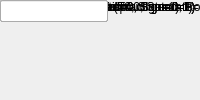
<?xml version="1.0" encoding="UTF-8"?>
<ui version="4.0">
 <class>MainWindow</class>
 <widget class="QMainWindow" name="MainWindow">
  <property name="windowTitle"><string>Bus Add/Sub</string></property>
  <widget class="QWidget" name="centralwidget">
   <!-- NOTE: this is a simplified structural mirror of the generated
        <module>_ui.py, not a full round-trip Designer file. Regenerate
        both from the same spec if you need to edit layout by hand. -->
       <widget class="QLabel" name="label_opmode">
     <property name="text"><string>mode (Addition=0, Subtraction=1)</string></property>
    </widget>
       <widget class="QLineEdit" name="opmode"/>
       <widget class="QLabel" name="label_n_bits_a">
     <property name="text"><string>a input bit widths</string></property>
    </widget>
       <widget class="QLineEdit" name="n_bits_a"/>
       <widget class="QLabel" name="label_bin_pt_a">
     <property name="text"><string>a input binary points</string></property>
    </widget>
       <widget class="QLineEdit" name="bin_pt_a"/>
       <widget class="QLabel" name="label_type_a">
     <property name="text"><string>a input type (Unsigned=0, Signed=1)</string></property>
    </widget>
       <widget class="QLineEdit" name="type_a"/>
       <widget class="QLabel" name="label_n_bits_b">
     <property name="text"><string>b input bit widths</string></property>
    </widget>
       <widget class="QLineEdit" name="n_bits_b"/>
       <widget class="QLabel" name="label_bin_pt_b">
     <property name="text"><string>b input binary points</string></property>
    </widget>
       <widget class="QLineEdit" name="bin_pt_b"/>
       <widget class="QLabel" name="label_type_b">
     <property name="text"><string>b input type (Unsigned=0, Signed=1)</string></property>
    </widget>
       <widget class="QLineEdit" name="type_b"/>
       <widget class="QLabel" name="label_cmplx">
     <property name="text"><string>complex</string></property>
    </widget>
       <widget class="QCheckBox" name="cmplx"/>
       <widget class="QLabel" name="label_misc">
     <property name="text"><string>misc support</string></property>
    </widget>
       <widget class="QCheckBox" name="misc"/>
       <widget class="QLabel" name="label_async_op">
     <property name="text"><string>asynchronous operation</string></property>
    </widget>
       <widget class="QCheckBox" name="async_op"/>
       <widget class="QLabel" name="label_floating_point">
     <property name="text"><string>floating point</string></property>
    </widget>
       <widget class="QCheckBox" name="floating_point"/>
       <widget class="QLabel" name="label_float_type">
     <property name="text"><string>float_type</string></property>
    </widget>
       <widget class="QComboBox" name="float_type">
     <item><property name="text"><string>single</string></property></item>
     <item><property name="text"><string>custom</string></property></item>
    </widget>
       <widget class="QLabel" name="label_exp_width">
     <property name="text"><string>exponent width</string></property>
    </widget>
       <widget class="QLineEdit" name="exp_width"/>
       <widget class="QLabel" name="label_frac_width">
     <property name="text"><string>fraction width</string></property>
    </widget>
       <widget class="QLineEdit" name="frac_width"/>
       <widget class="QLabel" name="label_n_bits_out">
     <property name="text"><string>output bit widths</string></property>
    </widget>
       <widget class="QLineEdit" name="n_bits_out"/>
       <widget class="QLabel" name="label_bin_pt_out">
     <property name="text"><string>output binary points</string></property>
    </widget>
       <widget class="QLineEdit" name="bin_pt_out"/>
       <widget class="QLabel" name="label_type_out">
     <property name="text"><string>output type (Unsigned=0, Signed=1)</string></property>
    </widget>
       <widget class="QLineEdit" name="type_out"/>
       <widget class="QLabel" name="label_quantization">
     <property name="text"><string>quantization strategy (Truncate=0, Round (unbiased: +/- Inf)=1)</string></property>
    </widget>
       <widget class="QLineEdit" name="quantization"/>
       <widget class="QLabel" name="label_overflow">
     <property name="text"><string>overflow strategy (Wrap=0, Saturate=1, Flag as error=2)</string></property>
    </widget>
       <widget class="QLineEdit" name="overflow"/>
       <widget class="QLabel" name="label_add_implementation">
     <property name="text"><string>adder implementation</string></property>
    </widget>
       <widget class="QComboBox" name="add_implementation">
     <item><property name="text"><string>fabric core</string></property></item>
     <item><property name="text"><string>dsp48</string></property></item>
    </widget>
       <widget class="QLabel" name="label_csp_latency">
     <property name="text"><string>latency</string></property>
    </widget>
       <widget class="QLineEdit" name="csp_latency"/>
       <widget class="QLabel" name="label_pipeline_en">
     <property name="text"><string>pipeline enable</string></property>
    </widget>
       <widget class="QCheckBox" name="pipeline_en"/>
       <widget class="QLabel" name="label_pipeline_latency">
     <property name="text"><string>pipeline latency</string></property>
    </widget>
       <widget class="QLineEdit" name="pipeline_latency"/>
  </widget>
 </widget>
 <resources/>
 <connections/>
</ui>
